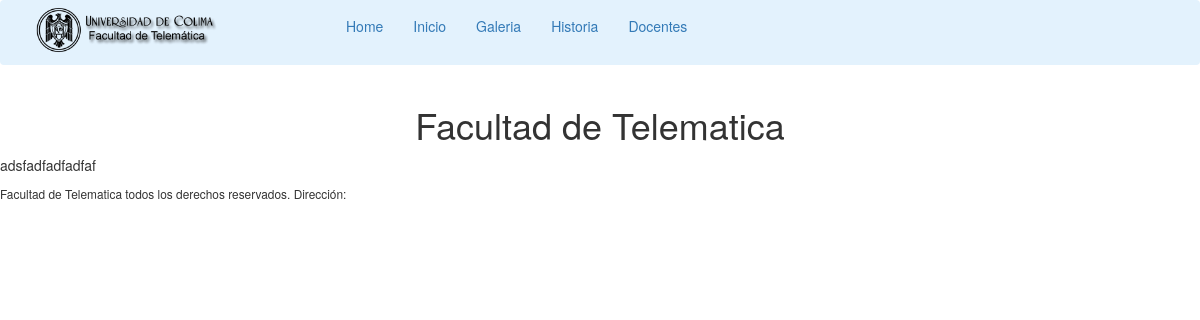
The page /cms/public/docentes.php on the database its author committed.
### tables this page shows
CREATE TABLE `menus` (
  `idmenu` int(11) NOT NULL,
  `nombre` varchar(20) DEFAULT NULL,
  `url` varchar(15) DEFAULT NULL,
  `orden` int(10) DEFAULT NULL
);

### cms/public/admin/lib/data.php (called while the page is built, shortened)
<?php
	$path = dirname(__FILE__);
	require_once( $path . '/../../../setting/mysql.php');
   function cargar_datos_menu(){
      $mysql = new Mysql();
      $sql = <<<SQL
      SELECT * FROM menus ORDER BY orden ASC
SQL;
      $res = $mysql->search($sql);
      return $res;
    }
?>

### cms/setting/mysql.php (called while the page is built, shortened)
<?php
class MySql{
    private $conn;
    public function connect(){
      try {
        $this->conn = new PDO("mysql:host=".Config::SERVERNAME.";dbname=".Config::DATABASE, Config::USERNAME, Config::PASSWORD);
        $this->conn->setAttribute(PDO::ATTR_ERRMODE, PDO::ERRMODE_EXCEPTION);
        return true;
      }catch(PDOException $e){
        echo "Connection failed: " . $e->getMessage();
        return false;
      }
    }
    public function search($sql){
        try{
          if($this->connect()){
            $stmt = $this->conn->prepare($sql);
            $stmt->execute();
            $stmt->setFetchMode(PDO::FETCH_ASSOC);
            return $stmt->fetchAll();
          }else{
            return array();
          }
        }catch(PDOEXception $e){
          echo $sql ."<br />". $e->getMessage();
          return false;
        }
    }
}
?>

### cms/setting/core.php (called while the page is built, shortened)
<?php
  require_once( 'mysql.php');
  function site_info($var){
    return info(Config::PREFIX, $var);
  }
  function page_info($var){
    return info(Config::PREFIX_PAGE, $var);
  }
  function info($prefix, $var){
    $varsite = $prefix.$var;
    return $GLOBALS[$varsite];
  }
?>

### cms/public/index.php (the view, shortened to what this page needs)
<?php require_once(dirname(__FILE__) . '/../setting/core.php' ); ?>
<?php include('admin/header.php'); ?>
<?php $res = cargar_datos_menu(); ?>
<!DOCTYPE html>
<html lang="es">
<head>
</head>
<body>
</head>
<body>
<nav class="navbar navbar-light" style="background-color: #e3f2fd;">
  <div class="container-fluid">
    <div class="navbar-header">
      <img src="imagenes/logo.png" style="width: 60%"><a class="navbar-brand" href="#"></a></img>
    </div>
    <ul class="nav navbar-nav">
      <li class="active"><a href="#">Home</a></li>
      <?php while(is_array($res) && list($k, $v) = each($res) ): ?>
            <li><a href="http://localhost/cms/public/<?= $v['url'] ?>"><?= $v['nombre'] ?></a></li>
        <?php endwhile; ?>
    </ul>
  </div>
</nav>
<div class="container">
 <h1 class="text-center"><?= site_info('titulo') ?></h1>
</div>
 <?= page_info('contenido') ?>
 <small><?= site_info('titulo') ?> todos los derechos reservados. Dirección: <?= site_info('direccion') ?></small>
</body>
</html>

### rows shown on the page
menus: nombre "Inicio"
menus: nombre "Galeria"
menus: nombre "Historia"
menus: nombre "Docentes"

### other values the page prints
site_info('titulo') "Facultad de Telematica"
page_info('contenido') "adsfadfadfadfaf"
